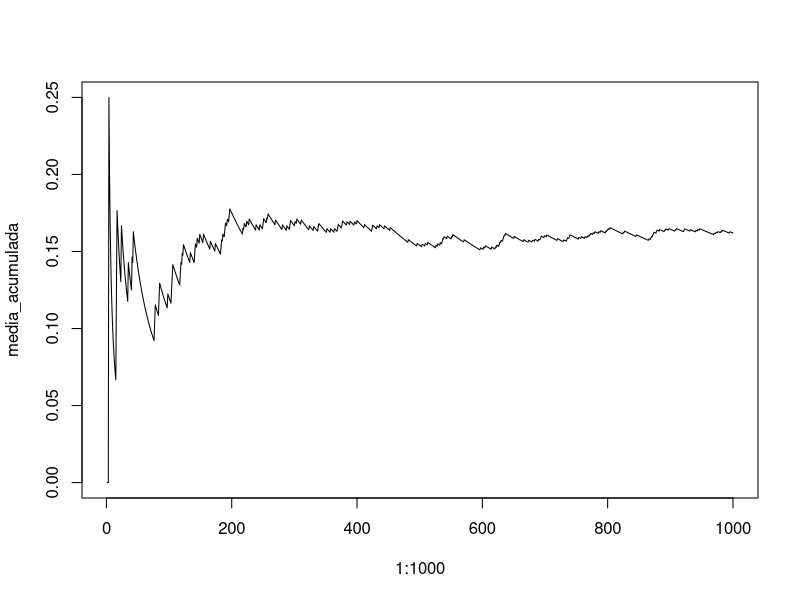

The R script that drew this image:
#O R como calculadora
3+2 #soma
3-2 #subtracao
3*2 #multiplicacao
3/2 #divisao
3**2 #potencia
3^2 #potencia forma 2

exp(2) #exponencial
sqrt(-2) #raiz
log(4) #logaritmo
?log #usa o ? quando quer saber sobre a funcao (help)
log(4, 2) #o x como o primeiro e a base segundo
#pode ser invertido
log(base = 2, x = 4)
log(b = 2, x = 4) #da p usar a primeira letra

#Atribuindo valores a uma variavel
a <- 3+2
#3+2 -> b (pode ser o contrario)
a #p ver o result de a
print(a) #tambem p ver o result
b = 3-2 #tambem da p usar o = mas melhor setinha
class(a)

w <- "teste"
class(w)
x <- "3"
class(x)

#Criando vetores, c()
y <- c(3,5,1,10,98,76)
y
q <- c(3,5,"teste", 30)
q
#um vetor so admite elementos da mesma classe, se nao estiver ele mesmo converte
y[3]
#vetor em R comeca a contar do um, nao do zero
y[c(3,5)] #p extrair posicoes usa um vetor assim p indicar as posicoes
y[c(3,5,3)]
4:56 #p criar um vetor com posicao inicial e final
vetor <- 4:56
vetor[27]
#nunca pode ter um nome de vetor comecado por caractere especial. nem numero
#sempre tem que comecar por letra
vetor_1 <- 27
y[3:5] #de um ao outro

#funcoes p manipular vetores
length(vetor) #tamanho
sum(vetor) #soma
mean(vetor) #media, soma todo mundo e divide pelo num do vetor
cumsum(vetor) #soma acumulada
vetor #imprimir ele
vetor*2 #p multiplicar cada elemento do vetor

a <- c(2,5,10)
a*2
a*c(2,3) #percorre e sobra
a+c(2,3)
#warning message nao eh erro so aviso pq nao tem elemento p percorrer
?seq
seq(from = 4, to = 56, by = 3)
#limita do from ao to e o by fala o intervalo
?sample
#funcao p sortear dentro de um conjunto de maneira aleatoria
sample(x = 1:60, size = 6, replace = FALSE)
#x e size eh argumento da funcao
#tem q botar replace mesmo q ele funcione sem
sample(x = 1:6, size = 20, replace = TRUE)
#replace false nao devolve pro conjunto o numero que sorteia, true devolve
#nao pode ter amostra maior q o x com replace false pq nao tem numero suficiente
set.seed(0825) #p plantar a "semente"
dado <- sample(x = 1:6, size = 20, replace = TRUE) #com o set.seed obtem os mesmos resultados
dado
#quando quer reproduzir o mesmo resultado, sequencia fixa
dado == 6 #p comparar os elementos
#== como pergunta logica 
#no resultado true eh onde sai o 6 e false onde nao sai o numero especificado
saiu_6 <- dado == 6
sum (saiu_6)
sum (saiu_6)/length(dado)
#p descobrir a "proporcao" das vezes q o numero pedido apareceu
dado2 <- sample(x = 1:6, size = 1000, replace = TRUE)
saiu_06 <- dado2 == 6
sum(saiu_06)/length(dado2)
soma_acumulada <- cumsum(saiu_06)
media_acumulada <- soma_acumulada/1:1000
plot(1:1000, media_acumulada, type = "l")
#da p trocar linha do grafico com type
#p ver q a proporcao de 6 vai exatamente p 1/6
#"p" ponto; "l" linha;